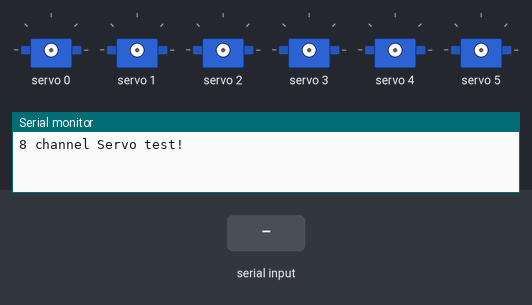
Simulated run of this sketch. Board: Arduino Uno, built with avr-gcc and run on an emulated ATmega328P. Shown: 6 × servo, the last lines printed to the serial monitor. Inputs (shaded band) come from the test bench.

Above: at 1.2 s.
1.3 s: "<90,45,200>" received over Serial
2.8 s: "<30,150,10>" received over Serial
At 3.2 s:
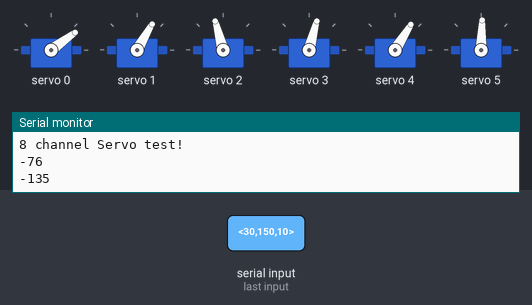
4.3 s: "<90,45>" received over Serial
At 5.4 s:
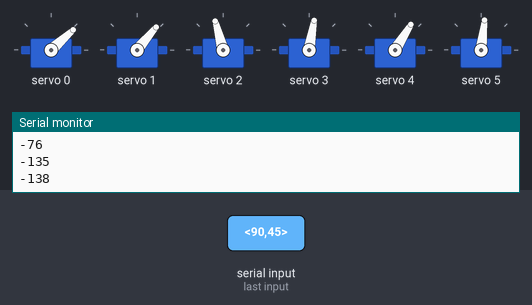
5.8 s: "<1,90,45>" received over Serial
At 6.6 s:
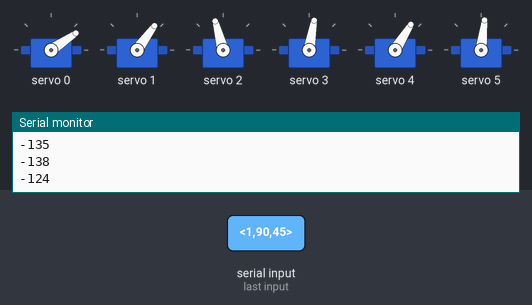
7.3 s: "<1,90>" received over Serial
At 7.6 s:
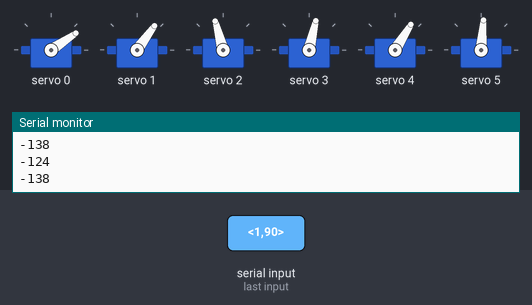
Timing chart, 0 to 9.8 s (numbered marks = the images above; inputs shaded):
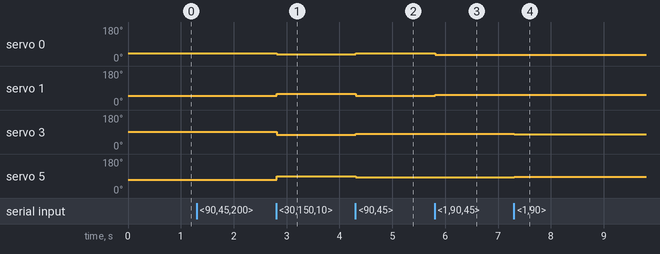

Measured:
- after the input at 2.8 s, servo 0: 42° → 36° at once; servo 1: 50° → 60° at once; servo 3: 92° → 75° at once; servo 5: 71° → 88° at once
- after the input at 4.3 s, servo 0: 36° → 42° at once; servo 1: 60° → 50° at once; servo 3: 75° → 80° at once; servo 5: 88° → 83° at once
- after the input at 5.8 s, servo 0: 42° → 34° at once; servo 1: 50° → 54° at once
- after the input at 7.3 s, servo 3: 80° → 77° at once; servo 5: 83° → 85° at once

The sketch:

Low_Tier_Code.ino
```cpp
//  Nilheim Mechatronics Simplified Eye Mechanism Code
//  Make sure you have the Adafruit servo driver library installed >>>>> https://github.com/adafruit/Adafruit-PWM-Servo-Driver-Library
//  X-axis joystick pin: A1
//  Y-axis joystick pin: A0
//  Trim potentiometer pin: A2
//  Button pin: 2


#include <Wire.h>
#include <Adafruit_PWMServoDriver.h>

Adafruit_PWMServoDriver pwm = Adafruit_PWMServoDriver();

#define SERVOMIN  140 // this is the 'minimum' pulse length count (out of 4096)
#define SERVOMAX  520 // this is the 'maximum' pulse length count (out of 4096)

#define DATALEN 4   // Expected length of data array
#define THRESHOLD 5 // Example threshold value

char dataBuffer[32];  // Buffer to hold incoming data
int dataArray[DATALEN]; // Array to hold parsed integers
int dataIndex = 0; // Index for dataArray
bool dataReady = false; // Flag to signal when data is fully received

// our servo # counter
uint8_t servonum = 0;

int xval;
int yval;

int lexpulse;
int rexpulse;

int leypulse;
int reypulse;

int uplidpulse;
int lolidpulse;
int altuplidpulse;
int altlolidpulse;

int trimval;

const int analogInPin = A0;
int sensorValue = 0;
int outputValue = 0;
int switchval = 0;

void setup() {
  Serial.begin(9600);
  memset(dataArray, 0, sizeof(dataArray)); // Initialize dataArray with zeros

  Serial.println("8 channel Servo test!");
  pinMode(analogInPin, INPUT);
  pinMode(2, INPUT);

  pwm.begin();

  pwm.setPWMFreq(60);  // Analog servos run at ~60 Hz updates

  delay(10);
}

// you can use this function if you'd like to set the pulse length in seconds
// e.g. setServoPulse(0, 0.001) is a ~1 millisecond pulse width. its not precise!
// void setServoPulse(uint8_t n, double pulse) {
//   double pulselength;

//   pulselength = 1000000;   // 1,000,000 us per second
//   pulselength /= 60;   // 60 Hz
//   Serial.print(pulselength); Serial.println(" us per period");
//   pulselength /= 4096;  // 12 bits of resolution
//   Serial.print(pulselength); Serial.println(" us per bit");
//   pulse *= 1000000;  // convert to us
//   pulse /= pulselength;
//   Serial.println(pulse);

// }

void loop() {

  if (Serial.available()) {
    char incomingChar = Serial.read();

    // Start and end markers for incoming data
    if (incomingChar == '<') {
      dataIndex = 0; // Reset index for new data set
      memset(dataBuffer, 0, sizeof(dataBuffer)); // Clear the buffer
    }
    else if (incomingChar == '>') {
      dataBuffer[dataIndex] = '\0'; // Null-terminate the buffer
      dataReady = true; // Signal that we have a full data set
    }
    else if (dataIndex < sizeof(dataBuffer) - 1) {
      // Only add valid characters within buffer limits
      dataBuffer[dataIndex++] = incomingChar;
    }
  }

    // Once data is received, parse and control
  if (dataReady) {
    parseData(); // Parse incoming data
    control();   // Execute control logic based on parsed data
    dataReady = false; // Reset flag for the next data set
  }
}


void parseData() {
  // Tokenize the buffer based on commas and convert to integers
  char* token = strtok(dataBuffer, ",");
  int index = 0;

  while (token != NULL && index < DATALEN) {
    dataArray[index++] = atoi(token); // Convert token to integer
    token = strtok(NULL, ","); // Move to the next token
  }

  // If we received less than the expected number of values, fill the rest with zeros
  while (index < DATALEN) {
    dataArray[index++] = 0;
  }
}

void control() {
  // Debugging: Print the parsed data for verification
  // printData();
  // dataArray[0]

  xval = dataArray[0];
  lexpulse = map(xval, 0,1023, 220, 440);
  rexpulse = lexpulse;

  switchval = dataArray[3];


  yval = dataArray[1];
    leypulse = map(yval, 0,1023, 250, 500);
    reypulse = map(yval, 0,1023, 400, 280);

  trimval = dataArray[2];
    trimval=map(trimval, 320, 580, -40, 40);
     uplidpulse = map(yval, 0, 1023, 400, 280);
        uplidpulse -= (trimval-40);
          uplidpulse = constrain(uplidpulse, 280, 400);
     altuplidpulse = 680-uplidpulse;

     lolidpulse = map(yval, 0, 1023, 410, 280);
       lolidpulse += (trimval/2);
         lolidpulse = constrain(lolidpulse, 280, 400);
     altlolidpulse = 680-lolidpulse;


      pwm.setPWM(0, 0, lexpulse);
      pwm.setPWM(1, 0, leypulse);


      if (switchval == HIGH) {
      pwm.setPWM(2, 0, 400);
      pwm.setPWM(3, 0, 240);
      pwm.setPWM(4, 0, 240);
      pwm.setPWM(5, 0, 400);
      }
      else if (switchval == LOW) {
      pwm.setPWM(2, 0, uplidpulse);
      pwm.setPWM(3, 0, lolidpulse);
      pwm.setPWM(4, 0, altuplidpulse);
      pwm.setPWM(5, 0, altlolidpulse);
      }

    Serial.println(trimval);

  delay(5);
}

void printData() {
  Serial.print("Parsed data: ");
  for (int i = 0; i < DATALEN; i++) {
    Serial.print(dataArray[i]);
    Serial.print(" ");
  }
  Serial.println();
}
```
